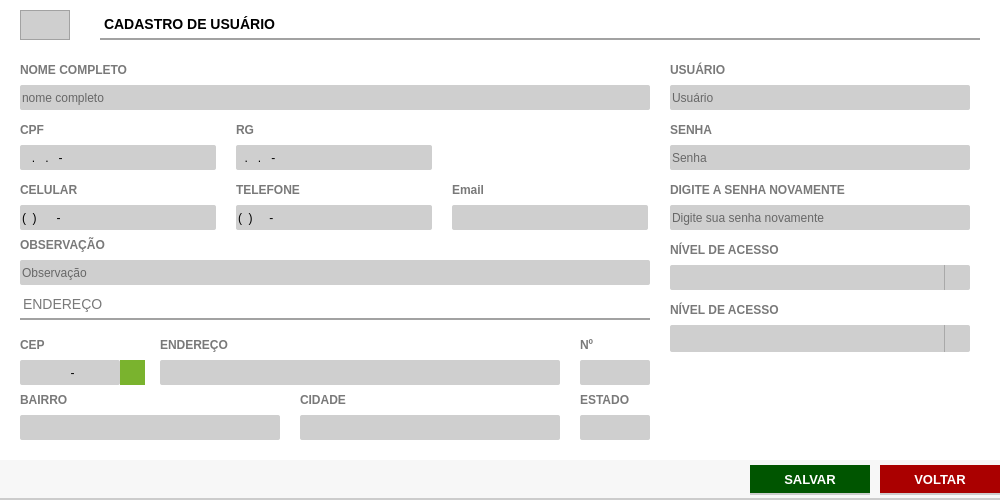
<?xml version="1.0" encoding="UTF-8"?>
<ui version="4.0">
 <class>ct_FormUsuario</class>
 <widget class="QFrame" name="ct_FormUsuario">
  <property name="geometry">
   <rect>
    <x>0</x>
    <y>0</y>
    <width>1000</width>
    <height>500</height>
   </rect>
  </property>
  <property name="windowTitle">
   <string>Frame</string>
  </property>
  <property name="styleSheet">
   <string notr="true">background: #FFF;
border: none</string>
  </property>
  <widget class="QFrame" name="fr_FormUsuario">
   <property name="geometry">
    <rect>
     <x>0</x>
     <y>0</y>
     <width>1000</width>
     <height>500</height>
    </rect>
   </property>
   <property name="frameShape">
    <enum>QFrame::StyledPanel</enum>
   </property>
   <property name="frameShadow">
    <enum>QFrame::Raised</enum>
   </property>
   <widget class="QLabel" name="lb_FormFornecedor_21">
    <property name="geometry">
     <rect>
      <x>670</x>
      <y>60</y>
      <width>150</width>
      <height>20</height>
     </rect>
    </property>
    <property name="styleSheet">
     <string notr="true">QLabel{
font-size: 12px;
font-family: &quot;Arial Unicode MS&quot;;
font-weight: bold;
color: #797979
}</string>
    </property>
    <property name="text">
     <string>USUÁRIO</string>
    </property>
   </widget>
   <widget class="QLineEdit" name="tx_Celular">
    <property name="geometry">
     <rect>
      <x>20</x>
      <y>205</y>
      <width>196</width>
      <height>25</height>
     </rect>
    </property>
    <property name="focusPolicy">
     <enum>Qt::WheelFocus</enum>
    </property>
    <property name="styleSheet">
     <string notr="true">QLineEdit{
background: #CFCFCF;
border-radius: 2px;
color: #000;
font: 13px &quot;Arial&quot; 
}
QLineEdit:Focus {
border: 1px solid red;
}</string>
    </property>
    <property name="inputMask">
     <string>(00) 00000-0000</string>
    </property>
    <property name="text">
     <string>() -</string>
    </property>
    <property name="placeholderText">
     <string/>
    </property>
   </widget>
   <widget class="QLabel" name="lb_FormFornecedor_27">
    <property name="geometry">
     <rect>
      <x>580</x>
      <y>335</y>
      <width>50</width>
      <height>20</height>
     </rect>
    </property>
    <property name="styleSheet">
     <string notr="true">QLabel{
font-size: 12px;
font-family: &quot;Arial Unicode MS&quot;;
font-weight: bold;
color: #797979
}</string>
    </property>
    <property name="text">
     <string>Nº</string>
    </property>
   </widget>
   <widget class="QLabel" name="lb_FormFornecedor_28">
    <property name="geometry">
     <rect>
      <x>20</x>
      <y>335</y>
      <width>50</width>
      <height>20</height>
     </rect>
    </property>
    <property name="styleSheet">
     <string notr="true">QLabel{
font-size: 12px;
font-family: &quot;Arial Unicode MS&quot;;
font-weight: bold;
color: #797979
}</string>
    </property>
    <property name="text">
     <string>CEP</string>
    </property>
   </widget>
   <widget class="QLabel" name="lb_FormFornecedor_23">
    <property name="geometry">
     <rect>
      <x>670</x>
      <y>120</y>
      <width>150</width>
      <height>20</height>
     </rect>
    </property>
    <property name="styleSheet">
     <string notr="true">QLabel{
font-size: 12px;
font-family: &quot;Arial Unicode MS&quot;;
font-weight: bold;
color: #797979
}</string>
    </property>
    <property name="text">
     <string>SENHA</string>
    </property>
   </widget>
   <widget class="QLabel" name="lb_FormFornecedor_20">
    <property name="geometry">
     <rect>
      <x>20</x>
      <y>390</y>
      <width>120</width>
      <height>20</height>
     </rect>
    </property>
    <property name="styleSheet">
     <string notr="true">QLabel{
font-size: 12px;
font-family: &quot;Arial Unicode MS&quot;;
font-weight: bold;
color: #797979
}</string>
    </property>
    <property name="text">
     <string>BAIRRO</string>
    </property>
   </widget>
   <widget class="QLabel" name="lb_FormFornecedor_17">
    <property name="geometry">
     <rect>
      <x>20</x>
      <y>60</y>
      <width>150</width>
      <height>20</height>
     </rect>
    </property>
    <property name="styleSheet">
     <string notr="true">QLabel{
font-size: 12px;
font-family: &quot;Arial Unicode MS&quot;;
font-weight: bold;
color: #797979
}</string>
    </property>
    <property name="text">
     <string>NOME COMPLETO</string>
    </property>
   </widget>
   <widget class="QPushButton" name="bt_BuscaCep">
    <property name="geometry">
     <rect>
      <x>120</x>
      <y>360</y>
      <width>25</width>
      <height>25</height>
     </rect>
    </property>
    <property name="font">
     <font>
      <family>Arial</family>
      <pointsize>16</pointsize>
      <weight>75</weight>
      <bold>true</bold>
     </font>
    </property>
    <property name="styleSheet">
     <string notr="true">QPushButton{
background: #7AB32E;
color: #FFF
}
QPushButton:hover{
background-color: #40a286
}</string>
    </property>
    <property name="text">
     <string/>
    </property>
   </widget>
   <widget class="QLineEdit" name="tx_rg">
    <property name="geometry">
     <rect>
      <x>236</x>
      <y>145</y>
      <width>196</width>
      <height>25</height>
     </rect>
    </property>
    <property name="focusPolicy">
     <enum>Qt::WheelFocus</enum>
    </property>
    <property name="styleSheet">
     <string notr="true">QLineEdit{
background: #CFCFCF;
border-radius: 2px;
color: #000;
font: 13px &quot;Arial&quot; 
}
QLineEdit:Focus {
border: 1px solid red;
}</string>
    </property>
    <property name="inputMask">
     <string>00.000.000-0</string>
    </property>
    <property name="placeholderText">
     <string/>
    </property>
   </widget>
   <widget class="QLabel" name="lb_FormFornecedor_26">
    <property name="geometry">
     <rect>
      <x>300</x>
      <y>390</y>
      <width>120</width>
      <height>20</height>
     </rect>
    </property>
    <property name="styleSheet">
     <string notr="true">QLabel{
font-size: 12px;
font-family: &quot;Arial Unicode MS&quot;;
font-weight: bold;
color: #797979
}</string>
    </property>
    <property name="text">
     <string>CIDADE</string>
    </property>
   </widget>
   <widget class="QLineEdit" name="tx_Telefone">
    <property name="geometry">
     <rect>
      <x>236</x>
      <y>205</y>
      <width>196</width>
      <height>25</height>
     </rect>
    </property>
    <property name="focusPolicy">
     <enum>Qt::WheelFocus</enum>
    </property>
    <property name="styleSheet">
     <string notr="true">QLineEdit{
background: #CFCFCF;
border-radius: 2px;
color: #000;
font: 13px &quot;Arial&quot; 
}
QLineEdit:Focus {
border: 1px solid red;
}</string>
    </property>
    <property name="inputMask">
     <string>(00) 0000-0000</string>
    </property>
    <property name="placeholderText">
     <string/>
    </property>
   </widget>
   <widget class="QLabel" name="lb_FormFornecedor_30">
    <property name="geometry">
     <rect>
      <x>236</x>
      <y>180</y>
      <width>190</width>
      <height>20</height>
     </rect>
    </property>
    <property name="styleSheet">
     <string notr="true">QLabel{
font-size: 12px;
font-family: &quot;Arial Unicode MS&quot;;
font-weight: bold;
color: #797979
}</string>
    </property>
    <property name="text">
     <string>TELEFONE</string>
    </property>
   </widget>
   <widget class="QLabel" name="lb_FormFornecedor_16">
    <property name="geometry">
     <rect>
      <x>580</x>
      <y>390</y>
      <width>70</width>
      <height>20</height>
     </rect>
    </property>
    <property name="styleSheet">
     <string notr="true">QLabel{
font-size: 12px;
font-family: &quot;Arial Unicode MS&quot;;
font-weight: bold;
color: #797979
}</string>
    </property>
    <property name="text">
     <string>ESTADO</string>
    </property>
   </widget>
   <widget class="QLabel" name="lb_FormFornecedor_6">
    <property name="geometry">
     <rect>
      <x>236</x>
      <y>120</y>
      <width>190</width>
      <height>20</height>
     </rect>
    </property>
    <property name="styleSheet">
     <string notr="true">QLabel{
font-size: 12px;
font-family: &quot;Arial Unicode MS&quot;;
font-weight: bold;
color: #797979
}</string>
    </property>
    <property name="text">
     <string>RG</string>
    </property>
   </widget>
   <widget class="QLineEdit" name="tx_Bairro">
    <property name="geometry">
     <rect>
      <x>20</x>
      <y>415</y>
      <width>260</width>
      <height>25</height>
     </rect>
    </property>
    <property name="focusPolicy">
     <enum>Qt::WheelFocus</enum>
    </property>
    <property name="styleSheet">
     <string notr="true">QLineEdit{
background: #CFCFCF;
border-radius: 2px;
color: #000;
font: 13px &quot;Arial&quot; ;
text-transform: uppercase
}
QLineEdit:Focus {
border: 1px solid red;
}</string>
    </property>
    <property name="inputMask">
     <string/>
    </property>
    <property name="alignment">
     <set>Qt::AlignLeading|Qt::AlignLeft|Qt::AlignVCenter</set>
    </property>
    <property name="placeholderText">
     <string/>
    </property>
   </widget>
   <widget class="QLineEdit" name="tx_Estado">
    <property name="geometry">
     <rect>
      <x>580</x>
      <y>415</y>
      <width>70</width>
      <height>25</height>
     </rect>
    </property>
    <property name="focusPolicy">
     <enum>Qt::WheelFocus</enum>
    </property>
    <property name="styleSheet">
     <string notr="true">QLineEdit{
background: #CFCFCF;
border-radius: 2px;
color: #000;
font: 13px &quot;Arial&quot; ;
text-transform: uppercase
}
QLineEdit:Focus {
border: 1px solid red;
}</string>
    </property>
    <property name="inputMask">
     <string/>
    </property>
    <property name="alignment">
     <set>Qt::AlignLeading|Qt::AlignLeft|Qt::AlignVCenter</set>
    </property>
    <property name="placeholderText">
     <string/>
    </property>
   </widget>
   <widget class="QLineEdit" name="tx_cpf">
    <property name="geometry">
     <rect>
      <x>20</x>
      <y>145</y>
      <width>196</width>
      <height>25</height>
     </rect>
    </property>
    <property name="focusPolicy">
     <enum>Qt::WheelFocus</enum>
    </property>
    <property name="styleSheet">
     <string notr="true">QLineEdit{
background: #CFCFCF;
border-radius: 2px;
color: #000;
font: 13px &quot;Arial&quot; 
}
QLineEdit:Focus {
border: 1px solid red;
}</string>
    </property>
    <property name="inputMask">
     <string>000.000.000-00</string>
    </property>
    <property name="text">
     <string>..-</string>
    </property>
    <property name="placeholderText">
     <string/>
    </property>
   </widget>
   <widget class="QLineEdit" name="tx_Num">
    <property name="geometry">
     <rect>
      <x>580</x>
      <y>360</y>
      <width>70</width>
      <height>25</height>
     </rect>
    </property>
    <property name="focusPolicy">
     <enum>Qt::WheelFocus</enum>
    </property>
    <property name="styleSheet">
     <string notr="true">QLineEdit{
background: #CFCFCF;
border-radius: 2px;
color: #000;
font: 13px &quot;Arial&quot; ;
text-transform: uppercase
}
QLineEdit:Focus {
border: 1px solid red;
}</string>
    </property>
    <property name="inputMask">
     <string/>
    </property>
    <property name="alignment">
     <set>Qt::AlignLeading|Qt::AlignLeft|Qt::AlignVCenter</set>
    </property>
    <property name="placeholderText">
     <string/>
    </property>
   </widget>
   <widget class="QLabel" name="lb_FormFornecedor">
    <property name="geometry">
     <rect>
      <x>100</x>
      <y>10</y>
      <width>880</width>
      <height>30</height>
     </rect>
    </property>
    <property name="styleSheet">
     <string notr="true">QLabel{
font-size: 14px;
font-family: &quot;Arial&quot;;
font-weight: bold;

border-bottom: 2px solid #A2A2A2
}</string>
    </property>
    <property name="text">
     <string>CADASTRO DE USUÁRIO</string>
    </property>
   </widget>
   <widget class="QLabel" name="lb_FormFornecedor_25">
    <property name="geometry">
     <rect>
      <x>452</x>
      <y>180</y>
      <width>190</width>
      <height>20</height>
     </rect>
    </property>
    <property name="styleSheet">
     <string notr="true">QLabel{
font-size: 12px;
font-family: &quot;Arial Unicode MS&quot;;
font-weight: bold;
color: #797979
}</string>
    </property>
    <property name="text">
     <string>Email</string>
    </property>
   </widget>
   <widget class="QLineEdit" name="tx_Cidade">
    <property name="geometry">
     <rect>
      <x>300</x>
      <y>415</y>
      <width>260</width>
      <height>25</height>
     </rect>
    </property>
    <property name="focusPolicy">
     <enum>Qt::WheelFocus</enum>
    </property>
    <property name="styleSheet">
     <string notr="true">QLineEdit{
background: #CFCFCF;
border-radius: 2px;
color: #000;
font: 13px &quot;Arial&quot; ;
text-transform: uppercase
}
QLineEdit:Focus {
border: 1px solid red;
}</string>
    </property>
    <property name="inputMask">
     <string/>
    </property>
    <property name="alignment">
     <set>Qt::AlignLeading|Qt::AlignLeft|Qt::AlignVCenter</set>
    </property>
    <property name="placeholderText">
     <string/>
    </property>
   </widget>
   <widget class="QLineEdit" name="tx_senha">
    <property name="geometry">
     <rect>
      <x>670</x>
      <y>145</y>
      <width>300</width>
      <height>25</height>
     </rect>
    </property>
    <property name="focusPolicy">
     <enum>Qt::WheelFocus</enum>
    </property>
    <property name="styleSheet">
     <string notr="true">QLineEdit{
background: #CFCFCF;
border-radius: 2px;
color: #000;
font: 13px &quot;Arial&quot; ;

}
QLineEdit:Focus {
border: 1px solid red;
}</string>
    </property>
    <property name="echoMode">
     <enum>QLineEdit::Password</enum>
    </property>
    <property name="placeholderText">
     <string>Senha</string>
    </property>
   </widget>
   <widget class="QFrame" name="frame">
    <property name="geometry">
     <rect>
      <x>0</x>
      <y>460</y>
      <width>1000</width>
      <height>40</height>
     </rect>
    </property>
    <property name="styleSheet">
     <string notr="true">border-bottom: 2px solid #CCC;
background: #F7F7F7</string>
    </property>
    <property name="frameShape">
     <enum>QFrame::StyledPanel</enum>
    </property>
    <property name="frameShadow">
     <enum>QFrame::Raised</enum>
    </property>
    <widget class="QPushButton" name="bt_salvarUsuario">
     <property name="geometry">
      <rect>
       <x>750</x>
       <y>5</y>
       <width>120</width>
       <height>30</height>
      </rect>
     </property>
     <property name="font">
      <font>
       <family>Tahoma</family>
       <pointsize>10</pointsize>
       <weight>75</weight>
       <bold>true</bold>
      </font>
     </property>
     <property name="cursor">
      <cursorShape>PointingHandCursor</cursorShape>
     </property>
     <property name="focusPolicy">
      <enum>Qt::NoFocus</enum>
     </property>
     <property name="contextMenuPolicy">
      <enum>Qt::ActionsContextMenu</enum>
     </property>
     <property name="styleSheet">
      <string notr="true">QPushButton {
background-color: rgb(0, 85, 0);
color: #FFF
 }
QPushButton:hover{
background-color: #40a286
}</string>
     </property>
     <property name="text">
      <string>SALVAR</string>
     </property>
     <property name="iconSize">
      <size>
       <width>75</width>
       <height>35</height>
      </size>
     </property>
    </widget>
    <widget class="QPushButton" name="bt_Voltar">
     <property name="geometry">
      <rect>
       <x>880</x>
       <y>5</y>
       <width>120</width>
       <height>30</height>
      </rect>
     </property>
     <property name="font">
      <font>
       <family>Tahoma</family>
       <pointsize>10</pointsize>
       <weight>75</weight>
       <bold>true</bold>
      </font>
     </property>
     <property name="cursor">
      <cursorShape>PointingHandCursor</cursorShape>
     </property>
     <property name="focusPolicy">
      <enum>Qt::NoFocus</enum>
     </property>
     <property name="contextMenuPolicy">
      <enum>Qt::ActionsContextMenu</enum>
     </property>
     <property name="styleSheet">
      <string notr="true">QPushButton {
background-color: rgb(170, 0, 0);
color: #FFF
 }
QPushButton:hover{
background-color: rgb(255, 0, 0);
}</string>
     </property>
     <property name="text">
      <string>VOLTAR</string>
     </property>
     <property name="iconSize">
      <size>
       <width>75</width>
       <height>35</height>
      </size>
     </property>
    </widget>
   </widget>
   <widget class="QLineEdit" name="tx_cep">
    <property name="geometry">
     <rect>
      <x>20</x>
      <y>360</y>
      <width>100</width>
      <height>25</height>
     </rect>
    </property>
    <property name="focusPolicy">
     <enum>Qt::WheelFocus</enum>
    </property>
    <property name="styleSheet">
     <string notr="true">QLineEdit{
background: #CFCFCF;
border-radius: 2px;
color: #000;
font: 13px &quot;Arial&quot; ;
text-transform: uppercase
}
QLineEdit:Focus {
border: 1px solid red;
}</string>
    </property>
    <property name="inputMask">
     <string>99999-999</string>
    </property>
    <property name="alignment">
     <set>Qt::AlignCenter</set>
    </property>
    <property name="placeholderText">
     <string>123456789</string>
    </property>
   </widget>
   <widget class="QLineEdit" name="tx_usuario">
    <property name="geometry">
     <rect>
      <x>670</x>
      <y>85</y>
      <width>300</width>
      <height>25</height>
     </rect>
    </property>
    <property name="focusPolicy">
     <enum>Qt::WheelFocus</enum>
    </property>
    <property name="styleSheet">
     <string notr="true">QLineEdit{
background: #CFCFCF;
border-radius: 2px;
color: #000;
font: 13px &quot;Arial&quot; ;
}
QLineEdit:Focus {
border: 1px solid red;
}</string>
    </property>
    <property name="placeholderText">
     <string>Usuário</string>
    </property>
   </widget>
   <widget class="QLabel" name="lb_FormFornecedor_29">
    <property name="geometry">
     <rect>
      <x>160</x>
      <y>335</y>
      <width>250</width>
      <height>20</height>
     </rect>
    </property>
    <property name="styleSheet">
     <string notr="true">QLabel{
font-size: 12px;
font-family: &quot;Arial Unicode MS&quot;;
font-weight: bold;
color: #797979
}</string>
    </property>
    <property name="text">
     <string>ENDEREÇO</string>
    </property>
   </widget>
   <widget class="QLabel" name="lb_FormFornecedor_9">
    <property name="geometry">
     <rect>
      <x>20</x>
      <y>180</y>
      <width>196</width>
      <height>20</height>
     </rect>
    </property>
    <property name="styleSheet">
     <string notr="true">QLabel{
font-size: 12px;
font-family: &quot;Arial Unicode MS&quot;;
font-weight: bold;
color: #797979
}</string>
    </property>
    <property name="text">
     <string>CELULAR</string>
    </property>
   </widget>
   <widget class="QLineEdit" name="tx_Endereco">
    <property name="geometry">
     <rect>
      <x>160</x>
      <y>360</y>
      <width>400</width>
      <height>25</height>
     </rect>
    </property>
    <property name="focusPolicy">
     <enum>Qt::WheelFocus</enum>
    </property>
    <property name="styleSheet">
     <string notr="true">QLineEdit{
background: #CFCFCF;
border-radius: 2px;
color: #000;
font: 13px &quot;Arial&quot; ;
text-transform: uppercase
}
QLineEdit:Focus {
border: 1px solid red;
}</string>
    </property>
    <property name="inputMask">
     <string/>
    </property>
    <property name="alignment">
     <set>Qt::AlignLeading|Qt::AlignLeft|Qt::AlignVCenter</set>
    </property>
    <property name="placeholderText">
     <string/>
    </property>
   </widget>
   <widget class="QLineEdit" name="tx_Email">
    <property name="geometry">
     <rect>
      <x>452</x>
      <y>205</y>
      <width>196</width>
      <height>25</height>
     </rect>
    </property>
    <property name="focusPolicy">
     <enum>Qt::WheelFocus</enum>
    </property>
    <property name="styleSheet">
     <string notr="true">QLineEdit{
background: #CFCFCF;
border-radius: 2px;
color: #000;
font: 13px &quot;Arial&quot; 
}
QLineEdit:Focus {
border: 1px solid red;
}</string>
    </property>
    <property name="placeholderText">
     <string/>
    </property>
   </widget>
   <widget class="QLabel" name="lb_FormFornecedor_18">
    <property name="geometry">
     <rect>
      <x>20</x>
      <y>120</y>
      <width>190</width>
      <height>20</height>
     </rect>
    </property>
    <property name="styleSheet">
     <string notr="true">QLabel{
font-size: 12px;
font-family: &quot;Arial Unicode MS&quot;;
font-weight: bold;
color: #797979
}</string>
    </property>
    <property name="text">
     <string>CPF</string>
    </property>
   </widget>
   <widget class="QLabel" name="lb_FormFornecedor_31">
    <property name="geometry">
     <rect>
      <x>20</x>
      <y>290</y>
      <width>630</width>
      <height>30</height>
     </rect>
    </property>
    <property name="styleSheet">
     <string notr="true">QLabel{
font-size: 14px;
font-family: &quot;Arial&quot;;
font-weight: normal;

border-bottom: 2px solid #A2A2A2;
color: #797979
}</string>
    </property>
    <property name="text">
     <string>ENDEREÇO</string>
    </property>
   </widget>
   <widget class="QLabel" name="lb_FormFornecedor_19">
    <property name="geometry">
     <rect>
      <x>20</x>
      <y>235</y>
      <width>150</width>
      <height>20</height>
     </rect>
    </property>
    <property name="styleSheet">
     <string notr="true">QLabel{
font-size: 12px;
font-family: &quot;Arial Unicode MS&quot;;
font-weight: bold;
color: #797979
}</string>
    </property>
    <property name="text">
     <string>OBSERVAÇÃO</string>
    </property>
   </widget>
   <widget class="QLineEdit" name="tx_nome">
    <property name="geometry">
     <rect>
      <x>20</x>
      <y>85</y>
      <width>630</width>
      <height>25</height>
     </rect>
    </property>
    <property name="focusPolicy">
     <enum>Qt::WheelFocus</enum>
    </property>
    <property name="styleSheet">
     <string notr="true">QLineEdit{
background: #CFCFCF;
border-radius: 2px;
color: #000;
font: 13px &quot;Arial&quot; ;
text-transform: uppercase;
}
QLineEdit:Focus {
border: 1px solid red;
}</string>
    </property>
    <property name="placeholderText">
     <string>nome completo</string>
    </property>
   </widget>
   <widget class="QLineEdit" name="tx_id">
    <property name="enabled">
     <bool>false</bool>
    </property>
    <property name="geometry">
     <rect>
      <x>20</x>
      <y>10</y>
      <width>50</width>
      <height>30</height>
     </rect>
    </property>
    <property name="styleSheet">
     <string notr="true">QLineEdit{
background: #CFCFCF;
border: 1px solid #A2A2A2;
color: #000;
font-size: 14px;
font-family: &quot;Arial&quot;;
font-weight: bold;

}</string>
    </property>
    <property name="text">
     <string/>
    </property>
    <property name="alignment">
     <set>Qt::AlignCenter</set>
    </property>
   </widget>
   <widget class="QLineEdit" name="tx_Obs">
    <property name="geometry">
     <rect>
      <x>20</x>
      <y>260</y>
      <width>630</width>
      <height>25</height>
     </rect>
    </property>
    <property name="focusPolicy">
     <enum>Qt::WheelFocus</enum>
    </property>
    <property name="styleSheet">
     <string notr="true">QLineEdit{
background: #CFCFCF;
border-radius: 2px;
color: #000;
font: 13px &quot;Arial&quot; ;
text-transform: uppercase
}
QLineEdit:Focus {
border: 1px solid red;
}</string>
    </property>
    <property name="placeholderText">
     <string>Observação</string>
    </property>
   </widget>
   <widget class="QLineEdit" name="tx_senha2">
    <property name="geometry">
     <rect>
      <x>670</x>
      <y>205</y>
      <width>300</width>
      <height>25</height>
     </rect>
    </property>
    <property name="focusPolicy">
     <enum>Qt::WheelFocus</enum>
    </property>
    <property name="styleSheet">
     <string notr="true">QLineEdit{
background: #CFCFCF;
border-radius: 2px;
color: #000;
font: 13px &quot;Arial&quot; ;

}
QLineEdit:Focus {
border: 1px solid red;
}</string>
    </property>
    <property name="echoMode">
     <enum>QLineEdit::Password</enum>
    </property>
    <property name="placeholderText">
     <string>Digite sua senha novamente</string>
    </property>
   </widget>
   <widget class="QLabel" name="lb_FormFornecedor_24">
    <property name="geometry">
     <rect>
      <x>670</x>
      <y>180</y>
      <width>271</width>
      <height>20</height>
     </rect>
    </property>
    <property name="styleSheet">
     <string notr="true">QLabel{
font-size: 12px;
font-family: &quot;Arial Unicode MS&quot;;
font-weight: bold;
color: #797979
}</string>
    </property>
    <property name="text">
     <string>DIGITE A SENHA NOVAMENTE</string>
    </property>
   </widget>
   <widget class="QLabel" name="lb_FormFornecedor_32">
    <property name="geometry">
     <rect>
      <x>670</x>
      <y>240</y>
      <width>271</width>
      <height>20</height>
     </rect>
    </property>
    <property name="styleSheet">
     <string notr="true">QLabel{
font-size: 12px;
font-family: &quot;Arial Unicode MS&quot;;
font-weight: bold;
color: #797979
}</string>
    </property>
    <property name="text">
     <string>NÍVEL DE ACESSO</string>
    </property>
   </widget>
   <widget class="QComboBox" name="cb_nivel">
    <property name="geometry">
     <rect>
      <x>670</x>
      <y>265</y>
      <width>300</width>
      <height>25</height>
     </rect>
    </property>
    <property name="styleSheet">
     <string notr="true">QComboBox{
background: #CFCFCF;
border-radius: 2px;
color: #000;
font: 13px &quot;Arial&quot; ;
text-transform: uppercase;
}
QComboBox:Focus {
border: 1px solid red;
}
 QComboBox::drop-down {
     subcontrol-origin: padding;
     subcontrol-position: top right;
     width: 25px;
     border-left-width: 1px;
     border-left-color: darkgray;
     border-left-style: solid; /* just a single line */
     border-top-right-radius: 3px; /* same radius as the QComboBox */
     border-bottom-right-radius: 3px;
 }
QComboBox::down-arrow {
     image: url(&quot;+self.resourcepath('Images/down.png')+&quot;);
 }
</string>
    </property>
   </widget>
   <widget class="QComboBox" name="cb_ativo">
    <property name="geometry">
     <rect>
      <x>670</x>
      <y>325</y>
      <width>300</width>
      <height>27</height>
     </rect>
    </property>
    <property name="styleSheet">
     <string notr="true">QComboBox{
background: #CFCFCF;
border-radius: 2px;
color: #000;
font: 13px &quot;Arial&quot; ;
text-transform: uppercase;
}
QComboBox:Focus {
border: 1px solid red;
}
 QComboBox::drop-down {
     subcontrol-origin: padding;
     subcontrol-position: top right;
     width: 25px;
     border-left-width: 1px;
     border-left-color: darkgray;
     border-left-style: solid; /* just a single line */
     border-top-right-radius: 3px; /* same radius as the QComboBox */
     border-bottom-right-radius: 3px;
 }
QComboBox::down-arrow {
     image: url(&quot;+self.resourcepath('Images/down.png')+&quot;);
 }
</string>
    </property>
   </widget>
   <widget class="QLabel" name="lb_FormFornecedor_33">
    <property name="geometry">
     <rect>
      <x>670</x>
      <y>300</y>
      <width>271</width>
      <height>20</height>
     </rect>
    </property>
    <property name="styleSheet">
     <string notr="true">QLabel{
font-size: 12px;
font-family: &quot;Arial Unicode MS&quot;;
font-weight: bold;
color: #797979
}</string>
    </property>
    <property name="text">
     <string>NÍVEL DE ACESSO</string>
    </property>
   </widget>
  </widget>
 </widget>
 <tabstops>
  <tabstop>tx_id</tabstop>
  <tabstop>tx_nome</tabstop>
  <tabstop>tx_cpf</tabstop>
  <tabstop>tx_rg</tabstop>
  <tabstop>tx_Celular</tabstop>
  <tabstop>tx_Telefone</tabstop>
  <tabstop>tx_Email</tabstop>
  <tabstop>tx_Obs</tabstop>
  <tabstop>tx_cep</tabstop>
  <tabstop>bt_BuscaCep</tabstop>
  <tabstop>tx_Endereco</tabstop>
  <tabstop>tx_Num</tabstop>
  <tabstop>tx_Bairro</tabstop>
  <tabstop>tx_Cidade</tabstop>
  <tabstop>tx_Estado</tabstop>
  <tabstop>tx_usuario</tabstop>
  <tabstop>tx_senha</tabstop>
 </tabstops>
 <resources/>
 <connections/>
</ui>
